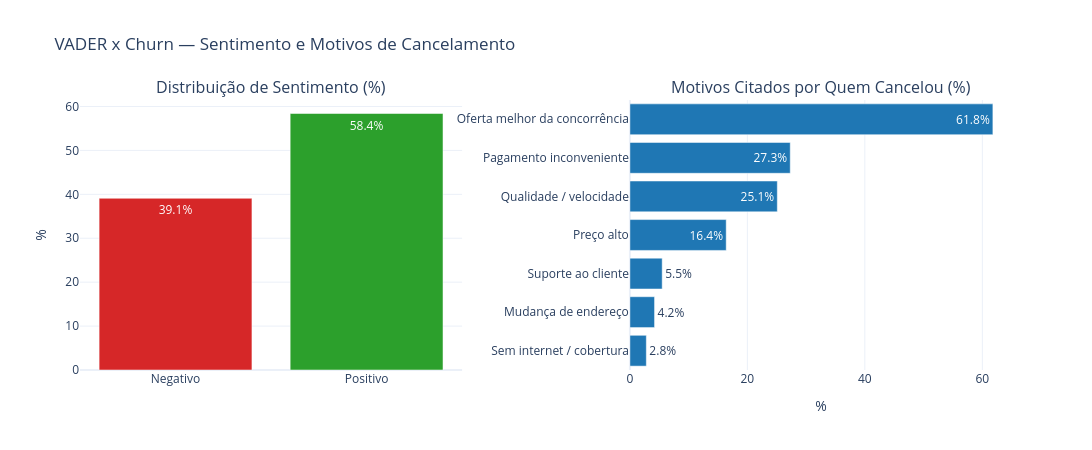

Notebook cell for this chart:
### Markdown cell above
# Vader

### Code cell
import pandas as pd
import plotly.graph_objects as go
from plotly.subplots import make_subplots
from vaderSentiment.vaderSentiment import SentimentIntensityAnalyzer

# 1) Cópia resiliente do dataframe e conversão de Churn
df = df_churn.copy() if "df_churn" in locals() else df_silver.copy()

# Aceita "Yes", "True", True ou 1
df["churn_bin"] = (
    df["Churn"].astype(str).str.strip().str.lower().isin(["yes", "true", "1"])
).astype(int)

print("Distribuição de Churn:", df["churn_bin"].value_counts().to_dict())

tem_comparacao = df["churn_bin"].nunique() == 2
if not tem_comparacao:
    print("\nATENÇÃO: A base contém apenas um grupo de clientes (ou só quem cancelou, ou só quem ficou).")

# 2) Análise de Sentimento com VADER (-1 muito negativo a +1 muito positivo)
vader = SentimentIntensityAnalyzer()
df["sentimento_nota"] = (
    df["CustomerFeedback"]
    .fillna("")
    .apply(lambda t: vader.polarity_scores(str(t))["compound"])
)

df["sentimento"] = pd.cut(
    df["sentimento_nota"],
    bins=[-1.01, -0.05, 0.05, 1.01],
    labels=["Negativo", "Neutro", "Positivo"],
)

# 3) Relatório de Sentimento x Churn
print("\nNota média de sentimento por status de Churn (0 = Retido, 1 = Cancelado):")
print(df.groupby("churn_bin")["sentimento_nota"].mean().round(2))

if tem_comparacao:
    print("\nTaxa de churn por categoria de sentimento (%):")
    print((df.groupby("sentimento", observed=True)["churn_bin"].mean() * 100).round(1))
else:
    print("\nDistribuição de sentimento (%):")
    print((df["sentimento"].value_counts(normalize=True) * 100).round(1))

# 4) Extração de Motivos no Texto de Feedback
motivos = {
    "Oferta melhor da concorrência": r"better deal|better offer|better value|another provider|different provider|other provider|competitor",
    "Preço alto": r"expensive|steep|overpriced|too high|too much|not worth|not competitive|cheaper",
    "Qualidade / velocidade": r"slow|unreliable|outage|interruption|disconnect|poor quality|poor connection",
    "Sem internet / cobertura": r"lack of internet|no internet|not available in my area",
    "Mudança de endereço": r"\bmov(?:e|ed|ing)\b|relocat|new address",
    "Suporte ao cliente": r"customer service|customer support|technical support|technician|unresponsive",
    "Pagamento inconveniente": r"inconvenient|outdated|hassle",
}

def pct(serie):
    return round(serie.mean() * 100, 1) if len(serie) > 0 else 0.0

linhas = []
feedback_texto = df["CustomerFeedback"].fillna("").astype(str)

for nome, padrao in motivos.items():
    cita = feedback_texto.str.contains(padrao, case=False, regex=True, na=False)
    linha = {
        "motivo": nome,
        "% de quem cancelou que cita": pct(cita[df["churn_bin"] == 1]),
    }
    if tem_comparacao:
        linha["% de quem ficou que cita"] = pct(cita[df["churn_bin"] == 0])
        linha["taxa de churn de quem cita (%)"] = pct(df.loc[cita, "churn_bin"])
    linhas.append(linha)

tabela = pd.DataFrame(linhas).sort_values("% de quem cancelou que cita", ascending=False)
print("\nMotivos de cancelamento identificados no texto:")
print(tabela.to_string(index=False))

# 5) Visualização Gráfica (Plotly)
fig = make_subplots(
    rows=1,
    cols=2,
    horizontal_spacing=0.18,
    subplot_titles=(
        "Taxa de Churn por Sentimento (%)" if tem_comparacao else "Distribuição de Sentimento (%)",
        "Motivos Citados por Quem Cancelou (%)",
    ),
)

# Gráfico 1: Sentimento (Alinhado com as 3 cores)
ordem = ["Negativo","Positivo"]
if tem_comparacao:
    g1 = (df.groupby("sentimento", observed=True)["churn_bin"].mean() * 100).reindex(ordem).fillna(0).round(1)
else:
    g1 = (df["sentimento"].value_counts(normalize=True) * 100).reindex(ordem).fillna(0).round(1)

fig.add_trace(
    go.Bar(
        x=g1.index.astype(str),
        y=g1.values,
        text=g1.values,
        texttemplate="%{text:.1f}%",
        marker_color=["#d62728", "#2ca02c"],
        showlegend=False,
    ),
    row=1,
    col=1,
)

# Gráfico 2: Motivos
g2 = tabela.sort_values("% de quem cancelou que cita")
fig.add_trace(
    go.Bar(
        x=g2["% de quem cancelou que cita"],
        y=g2["motivo"],
        orientation="h",
        text=g2["% de quem cancelou que cita"],
        texttemplate="%{text:.1f}%",
        marker_color="#1f77b4",
        showlegend=False,
    ),
    row=1,
    col=2,
)

fig.update_yaxes(title_text="%", row=1, col=1)
fig.update_xaxes(title_text="%", row=1, col=2)
fig.update_layout(
    template="plotly_white",
    height=450,
    width=1100,
    title_text="VADER x Churn — Sentimento e Motivos de Cancelamento",
)
fig.show()

### Figure 1 — Plotly figure (JSON) as saved in the notebook; plotly's stock layout.template omitted (floating-point values rounded to 4 significant figures)
{"data": [{"marker": {"color": ["#d62728", "#2ca02c"]}, "showlegend": false, "text": [39.1, 58.4], "texttemplate": "%{text:.1f}%", "type": "bar", "x": ["Negativo", "Positivo"], "xaxis": "x", "y": [39.1, 58.4], "yaxis": "y"}, {"marker": {"color": "#1f77b4"}, "orientation": "h", "showlegend": false, "text": [2.8, 4.2, 5.5, 16.4, 25.1, 27.3, 61.8], "texttemplate": "%{text:.1f}%", "type": "bar", "x": [2.8, 4.2, 5.5, 16.4, 25.1, 27.3, 61.8], "xaxis": "x2", "y": ["Sem internet / cobertura", "Mudança de endereço", "Suporte ao cliente", "Preço alto", "Qualidade / velocidade", "Pagamento inconveniente", "Oferta melhor da concorrência"], "yaxis": "y2"}], "layout": {"annotations": [{"font": {"size": 16}, "showarrow": false, "text": "Distribuição de Sentimento (%)", "x": 0.205, "xanchor": "center", "xref": "paper", "y": 1, "yanchor": "bottom", "yref": "paper"}, {"font": {"size": 16}, "showarrow": false, "text": "Motivos Citados por Quem Cancelou (%)", "x": 0.795, "xanchor": "center", "xref": "paper", "y": 1, "yanchor": "bottom", "yref": "paper"}], "height": 450, "title": {"text": "VADER x Churn — Sentimento e Motivos de Cancelamento"}, "width": 1100, "xaxis": {"anchor": "y", "domain": [0, 0.41]}, "xaxis2": {"anchor": "y2", "domain": [0.59, 1], "title": {"text": "%"}}, "yaxis": {"anchor": "x", "domain": [0, 1], "title": {"text": "%"}}, "yaxis2": {"anchor": "x2", "domain": [0, 1]}}}
